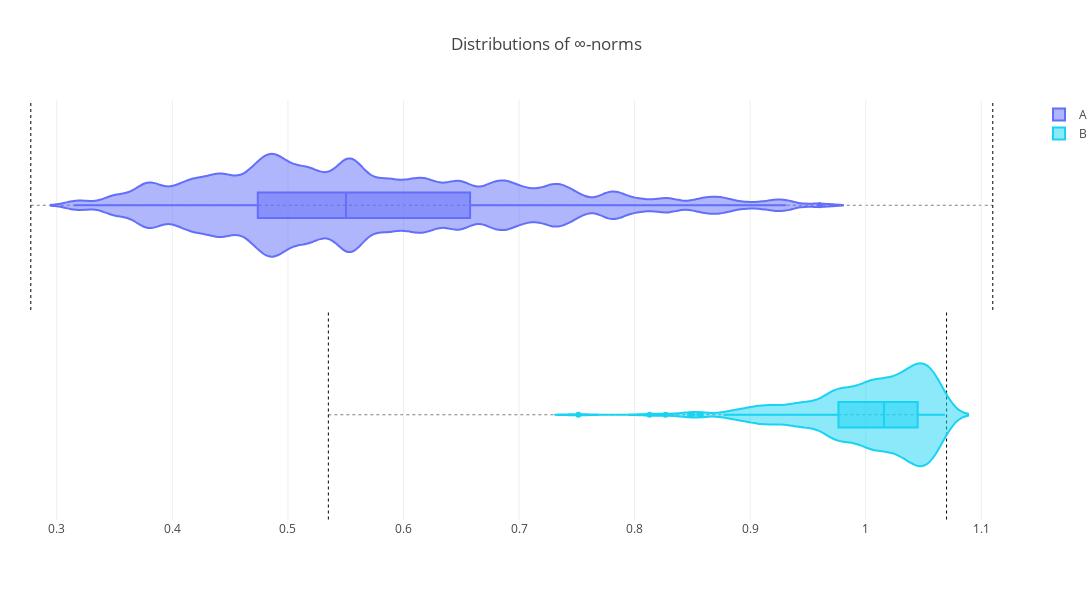

The notebook cell this image was saved under:
### Code cell
fig = { 'data': [
    go.Violin(
        x = d.iloc[:,0:4].max(axis=1),
#         y = d.Category,
        y0 = y0,
        bandwidth = 1e-2,
        name = d.Category.iloc[0],
        marker = go.violin.Marker(color=c),
        orientation = 'h',
        box = {'visible': True}
    ) for d,c,y0 in ((Adata, Acolor, 1), (Bdata, Bcolor, 0)) ],
#         ) for d,c in ((Bdata, 'green'),) ],
'layout': {
    'title': 'Distributions of ∞-norms',
    'yaxis': {
        'visible': False
    },
    'shapes': [
        {
            'type': 'line',
            'layer': 'below',
            'x0': x, 'x1': x, 'y0': y-.5, 'y1': y+.5,
            'line': {
                'width': 1,
                'dash': 'dot'
            }
        } for x,y in ( (0.2775, 1.), (1.11, 1.), (1.07, 0.), (0.535, 0.) ) ] + [
        {
            'type': 'line',
            'layer': 'below',
            'x0': x0, 'x1': x1, 'y0': y, 'y1': y,
            'line': {
                'width': 0.5,
                'dash': 'dot'
            }
        } for x0,x1,y in ( (0.2775, 1.11, 1.), (0.535, 1.07, 0.) ) ],
    'autosize': False,
    'width': 1800,
    'height': 600,
    'margin': {
        'l': 0,
        'r': 0
    }
} }

ply.offline.iplot(fig, validate=False, filename='Violin_infty_norms.png')

### Figure 1 — Plotly figure (JSON) as saved in the notebook; plotly's stock layout.template omitted (floating-point values rounded to 4 significant figures; data arrays with more than 128 entries replaced by an {"elided": "..."} marker saying what was removed)
{"data": [{"bandwidth": 0.01, "box": {"visible": true}, "marker": {"color": "#636efa"}, "name": "A", "orientation": "h", "type": "violin", "x": {"elided": "305 float values"}, "y0": 1}, {"bandwidth": 0.01, "box": {"visible": true}, "marker": {"color": "#19d3f3"}, "name": "B", "orientation": "h", "type": "violin", "x": {"elided": "330 float values"}, "y0": 0}], "layout": {"autosize": false, "height": 600, "margin": {"l": 0, "r": 0}, "shapes": [{"layer": "below", "line": {"dash": "dot", "width": 1}, "type": "line", "x0": 0.2775, "x1": 0.2775, "y0": 0.5, "y1": 1.5}, {"layer": "below", "line": {"dash": "dot", "width": 1}, "type": "line", "x0": 1.11, "x1": 1.11, "y0": 0.5, "y1": 1.5}, {"layer": "below", "line": {"dash": "dot", "width": 1}, "type": "line", "x0": 1.07, "x1": 1.07, "y0": -0.5, "y1": 0.5}, {"layer": "below", "line": {"dash": "dot", "width": 1}, "type": "line", "x0": 0.535, "x1": 0.535, "y0": -0.5, "y1": 0.5}, {"layer": "below", "line": {"dash": "dot", "width": 0.5}, "type": "line", "x0": 0.2775, "x1": 1.11, "y0": 1, "y1": 1}, {"layer": "below", "line": {"dash": "dot", "width": 0.5}, "type": "line", "x0": 0.535, "x1": 1.07, "y0": 0, "y1": 0}], "title": "Distributions of ∞-norms", "width": 1800, "xaxis": {"autorange": true, "range": [0.2508, 1.133], "type": "linear"}, "yaxis": {"autorange": true, "range": [-0.5024, 1.502], "type": "linear", "visible": false}}}
